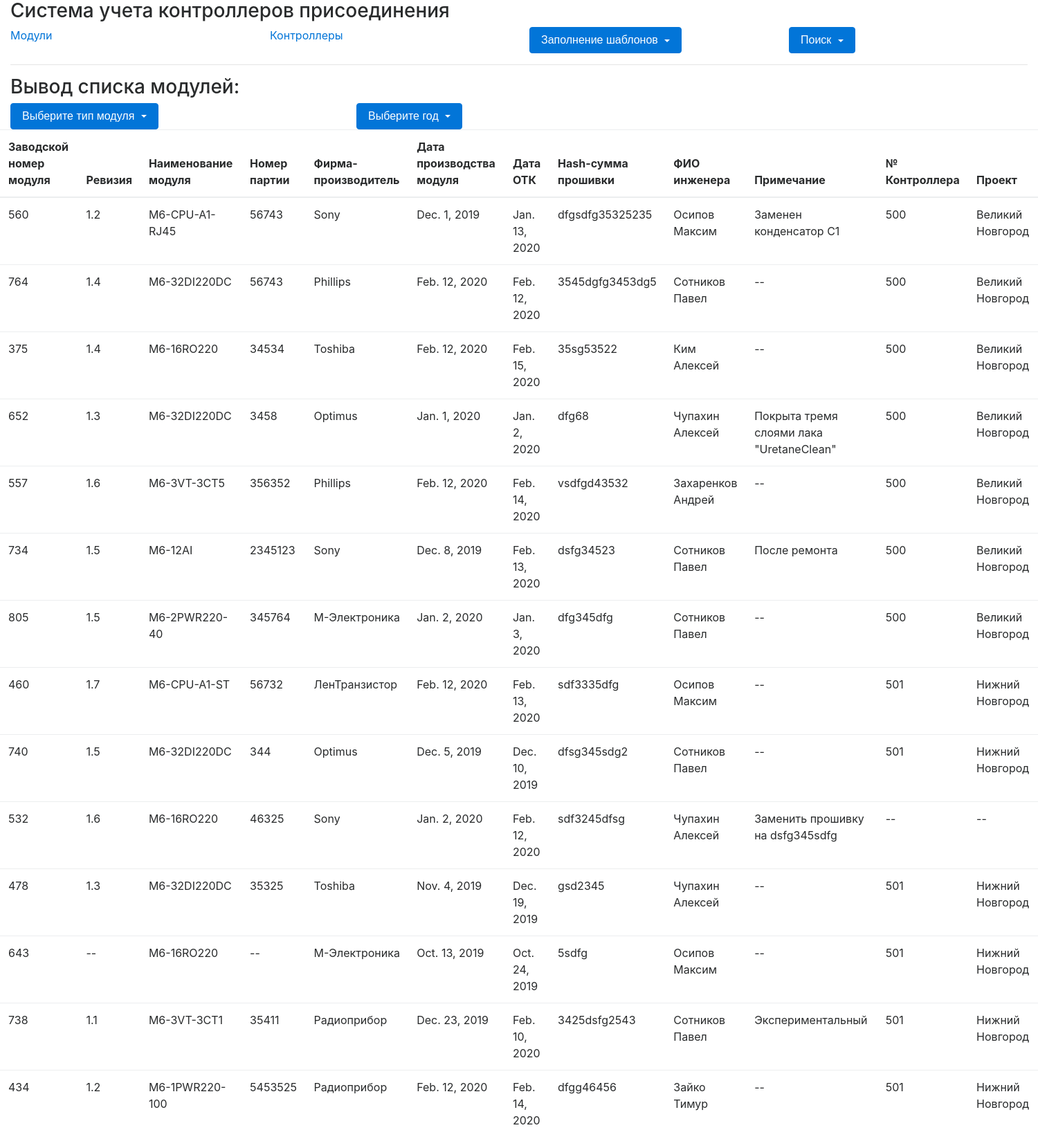
/myapp/modules_list/, run on the app's committed database.
### myapp/models.py (models this page shows, shortened)
class Module(models.Model):
    factory_number = models.CharField(primary_key=True, max_length=30) # 3D/526 3D/527
    revision = models.FloatField(null=True, blank=True)
    module_name = models.CharField(null=True, max_length=30)
    consignment_number = models.IntegerField(null=True, blank=True)
    manufacturer = models.CharField(max_length=30, blank=True)
    production_date = models.DateField(null=True, blank=True)
    qc_pass_date = models.DateField(null=True, blank=True)
    hash = models.TextField(blank=True)
    engineer_name = models.CharField(max_length=30, blank=True)
    note = models.TextField(blank=True)

class Controller(models.Model):
    factory_number = models.CharField(primary_key=True, max_length=30)
    manufacturing_request_number = models.CharField(max_length=30, blank=True)
    controller_type = models.CharField(null=True, max_length=30)
    another_equipment_numbers = models.CharField(max_length=30, blank=True)
    controller_production_date = models.DateField(null=True, blank=True)
    qc_date = models.DateField(null=True, blank=True)
    metrology_check = models.NullBooleanField(blank=True)
    project_name = models.CharField(max_length=30, blank=True)
    project_manager_name = models.CharField(max_length=30, blank=True)

### myapp/views.py (the view)
# urls.py: path('modules_list/', ModulesListView.as_view(), name='modules_list'),
class ModulesListView(View):
	def get(self, request):
		modules = Module.objects.all()
		modules_controllers = []
		original_module_names = []
		original_production_years = []
		for module in modules:
			try:
				controller_module = ControllerModule.objects.select_related().all().filter(module__factory_number=module.factory_number)
				modules_controllers.append({'module': module, 'controller': controller_module[0].controller})
			except:
				modules_controllers.append({'module': module, 'controller': None})
			try:
				if module.module_name in original_module_names:
					continue
				else:
					original_module_names.append(module.module_name)
			except:
				pass
			try:
				if module.production_date.year in original_production_years:
					continue
				else:
					original_production_years.append(module.production_date.year)
			except:
				pass
		return render(request, 'myapp/modules_list.html', {'modules_controllers': modules_controllers,
														   'original_module_names': original_module_names,
														   'original_production_years': original_production_years})

### myapp/templates/myapp/modules_list.html (shortened to what this page needs)
{% load static %}
<!DOCTYPE html>
<html lang="en">
  <head>
    <link href="{% static "myapp/css/bootstrap.min.css" %}" rel="stylesheet"/>
    <link href="{% static "myapp/css/style.css" %}" rel="stylesheet">
  </head>
  <body>
    <div class="container-fluid">
	<div class="row">
		<div class="col-md-12">
			<h3>
				Система учета контроллеров присоединения
			</h3>
		</div>
	</div>
		<div class="row">
		<div class="col-md-3">
			<a href="{% url "modules_list" %}">Модули</a>
		</div>
		<div class="col-md-3">
			<a href="{% url "controllers_list" %}">Контроллеры</a>
		</div>
		<div class="col-md-3">
			<div class="dropdown">
				<button class="btn btn-primary dropdown-toggle" type="button" id="dropdownMenuButton" data-toggle="dropdown">
					Заполнение шаблонов
				</button>
			</div>
		</div>
		<div class="col-md-3">
			<div class="dropdown">
				<button class="btn btn-primary dropdown-toggle" type="button" id="dropdownMenuButton" data-toggle="dropdown">
					Поиск
				</button>
			</div>
		</div>
	</div>
	<hr>
	<div class="row">
		<div class="col-md-12">
			<h3>
				Вывод списка модулей:
			</h3>
		</div>
	</div>
	<div class="row">
		<div class="col-md-4">
			<div class="dropdown">
				<button class="btn btn-primary dropdown-toggle" type="button" id="dropdownMenuButton" data-toggle="dropdown">
					Выберите тип модуля
				</button>
			</div>
		</div>
		<div class="col-md-4">
			<div class="dropdown">
				<button class="btn btn-primary dropdown-toggle" type="button" id="dropdownMenuButton" data-toggle="dropdown">
					Выберите год
				</button>
			</div>
		</div>
		</div>
</div>
<div class="row">
		<div class="col-md-12">
			<table class="table">
				<thead>
					<tr>
						<th>
							Заводской номер модуля
						</th>
						<th>
							Ревизия
						</th>
						<th>
							Наименование модуля
						</th>
						<th>
							Номер партии
						</th>
						<th>
							Фирма-производитель
						</th>
						<th>
							Дата производства модуля
						</th>
						<th>
							Дата ОТК
						</th>
						<th>
							Hash-сумма прошивки
						</th>
						<th>
							ФИО инженера
						</th>
						<th>
							Примечание
						</th>
						<th>
							№ Контроллера
						</th>
						<th>
							Проект
						</th>
					</tr>
				</thead>
				<tbody>
					{% for mod_cont in modules_controllers %}
					<tr>
						<td>
							{{mod_cont.module.factory_number}}
						</td>
                        {% if mod_cont.module.revision %}
						<td>
							{{mod_cont.module.revision}}
						</td>
                        {% else %}
                        <td>
                            {{'--'}}
                        </td>
                        {% endif %}
                        {% if mod_cont.module.module_name %}
						<td>
							{{mod_cont.module.module_name}}
						</td>
                        {% else %}
                        <td>
                            {{'--'}}
                        </td>
                        {% endif %}
                        {% if mod_cont.module.consignment_number %}
						<td>
							{{mod_cont.module.consignment_number}}
						</td>
                        {% else %}
                        <td>
                            {{'--'}}
                        </td>
                        {% endif %}
                        {% if mod_cont.module.manufacturer %}
						<td>
							{{mod_cont.module.manufacturer}}
						</td>
                        {% else %}
                        <td>
                            {{'--'}}
                        </td>
                        {% endif %}
                        {% if mod_cont.module.production_date %}
						<td>
							{{mod_cont.module.production_date}}
						</td>
                        {% else %}
                        <td>
                            {{'--'}}
                        </td>
                        {% endif %}
                        {% if mod_cont.module.qc_pass_date %}
						<td>
							{{mod_cont.module.qc_pass_date}}
						</td>
                        {% else %}
                        <td>
                            {{'--'}}
                        </td>
                        {% endif %}
                        {% if mod_cont.module.hash %}
						<td>
							{{mod_cont.module.hash}}
						</td>
                        {% else %}
                        <td>
                            {{'--'}}
                        </td>
                        {% endif %}
                        {% if mod_cont.module.engineer_name %}
						<td>
							{{mod_cont.module.engineer_name}}
						</td>
                        {% else %}
                        <td>
                            {{'--'}}
                        </td>
                        {% endif %}
                        {% if mod_cont.module.note %}
						<td>
							{{mod_cont.module.note}}
						</td>
                        {% else %}
                        <td>
                            {{'--'}}
                        </td>
                        {% endif %}
                        {% if mod_cont.controller.factory_number %}
						<td>
							{{mod_cont.controller.factory_number}}
						</td>
                        {% else %}
                        <td>
							{{'--'}}
						</td>
                        {% endif %}
                        {% if mod_cont.controller.project_name %}
						<td>
							{{mod_cont.controller.project_name}}
						</td>
                        {% else %}
                        <td>
							{{'--'}}
						</td>
                        {% endif %}
					</tr>
					{% endfor%}
				</tbody>
			</table>
		</div>
	</div>
  </body>
</html>

### data on the page
Module: module.factory_number "560", module.revision "1.2", module.module_name "M6-CPU-A1-RJ45", module.consignment_number "56743", module.manufacturer "Sony", module.production_date "Dec. 1, 2019", module.qc_pass_date "Jan. 13, 2020", module.hash "dfgsdfg35325235", module.engineer_name "Осипов Максим", module.note "Заменен конденсатор С1", controller.factory_number "500", controller.project_name "Великий Новгород"
Module: module.factory_number "764", module.revision "1.4", module.module_name "M6-32DI220DC", module.consignment_number "56743", module.manufacturer "Phillips", module.production_date "Feb. 12, 2020", module.qc_pass_date "Feb. 12, 2020", module.hash "3545dgfg3453dg5", module.engineer_name "Сотников Павел", value "--", controller.factory_number "500", controller.project_name "Великий Новгород"
Module: module.factory_number "375", module.revision "1.4", module.module_name "M6-16RO220", module.consignment_number "34534", module.manufacturer "Toshiba", module.production_date "Feb. 12, 2020", module.qc_pass_date "Feb. 15, 2020", module.hash "35sg53522", module.engineer_name "Ким Алексей", value "--", controller.factory_number "500", controller.project_name "Великий Новгород"
Module: module.factory_number "652", module.revision "1.3", module.module_name "M6-32DI220DC", module.consignment_number "3458", module.manufacturer "Optimus", module.production_date "Jan. 1, 2020", module.qc_pass_date "Jan. 2, 2020", module.hash "dfg68", module.engineer_name "Чупахин Алексей", module.note "Покрыта тремя слоями лака \"UretaneClean\"", controller.factory_number "500", controller.project_name "Великий Новгород"
Module: module.factory_number "557", module.revision "1.6", module.module_name "M6-3VT-3CT5", module.consignment_number "356352", module.manufacturer "Phillips", module.production_date "Feb. 12, 2020", module.qc_pass_date "Feb. 14, 2020", module.hash "vsdfgd43532", module.engineer_name "Захаренков Андрей", value "--", controller.factory_number "500", controller.project_name "Великий Новгород"
Module: module.factory_number "734", module.revision "1.5", module.module_name "M6-12AI", module.consignment_number "2345123", module.manufacturer "Sony", module.production_date "Dec. 8, 2019", module.qc_pass_date "Feb. 13, 2020", module.hash "dsfg34523", module.engineer_name "Сотников Павел", module.note "После ремонта", controller.factory_number "500", controller.project_name "Великий Новгород"
Module: module.factory_number "805", module.revision "1.5", module.module_name "M6-2PWR220-40", module.consignment_number "345764", module.manufacturer "М-Электроника", module.production_date "Jan. 2, 2020", module.qc_pass_date "Jan. 3, 2020", module.hash "dfg345dfg", module.engineer_name "Сотников Павел", value "--", controller.factory_number "500", controller.project_name "Великий Новгород"
Module: module.factory_number "460", module.revision "1.7", module.module_name "M6-CPU-A1-ST", module.consignment_number "56732", module.manufacturer "ЛенТранзистор", module.production_date "Feb. 12, 2020", module.qc_pass_date "Feb. 13, 2020", module.hash "sdf3335dfg", module.engineer_name "Осипов Максим", value "--", controller.factory_number "501", controller.project_name "Нижний Новгород"
Module: module.factory_number "740", module.revision "1.5", module.module_name "M6-32DI220DC", module.consignment_number "344", module.manufacturer "Optimus", module.production_date "Dec. 5, 2019", module.qc_pass_date "Dec. 10, 2019", module.hash "dfsg345sdg2", module.engineer_name "Сотников Павел", value "--", controller.factory_number "501", controller.project_name "Нижний Новгород"
Module: module.factory_number "532", module.revision "1.6", module.module_name "M6-16RO220", module.consignment_number "46325", module.manufacturer "Sony", module.production_date "Jan. 2, 2020", module.qc_pass_date "Feb. 12, 2020", module.hash "sdf3245dfsg", module.engineer_name "Чупахин Алексей", module.note "Заменить прошивку на dsfg345sdfg", value "--"
Module: module.factory_number "478", module.revision "1.3", module.module_name "M6-32DI220DC", module.consignment_number "35325", module.manufacturer "Toshiba", module.production_date "Nov. 4, 2019", module.qc_pass_date "Dec. 19, 2019", module.hash "gsd2345", module.engineer_name "Чупахин Алексей", value "--", controller.factory_number "501", controller.project_name "Нижний Новгород"
Module: module.factory_number "643", value "--", module.module_name "M6-16RO220", module.manufacturer "М-Электроника", module.production_date "Oct. 13, 2019", module.qc_pass_date "Oct. 24, 2019", module.hash "5sdfg", module.engineer_name "Осипов Максим", controller.factory_number "501", controller.project_name "Нижний Новгород"
Module: module.factory_number "738", module.revision "1.1", module.module_name "M6-3VT-3CT1", module.consignment_number "35411", module.manufacturer "Радиоприбор", module.production_date "Dec. 23, 2019", module.qc_pass_date "Feb. 10, 2020", module.hash "3425dsfg2543", module.engineer_name "Сотников Павел", module.note "Экспериментальный", controller.factory_number "501", controller.project_name "Нижний Новгород"
Module: module.factory_number "434", module.revision "1.2", module.module_name "M6-1PWR220-100", module.consignment_number "5453525", module.manufacturer "Радиоприбор", module.production_date "Feb. 12, 2020", module.qc_pass_date "Feb. 14, 2020", module.hash "dfgg46456", module.engineer_name "Зайко Тимур", value "--", controller.factory_number "501", controller.project_name "Нижний Новгород"
